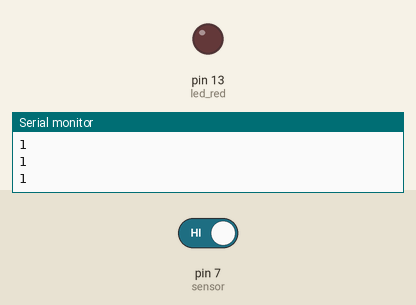
The sketch below on a simulated Arduino Uno, built with avr-gcc and run on an emulated ATmega328P. Parts: output pins drawn as LEDs (lit = HIGH), the last lines printed to the serial monitor. Dashed ring = blinking. The inputs (shaded band) are chosen by the test bench; at power-on: pin 7 (sensor) HIGH.

Above: at 1.8 s.
1.9 s: pin 7 (sensor) driven LOW
At 2.3 s:
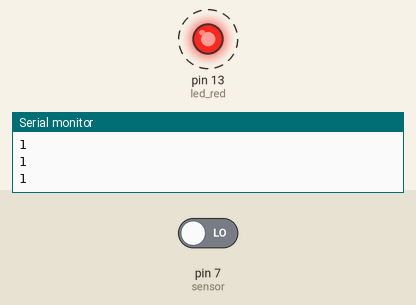
4.9 s: pin 7 (sensor) driven HIGH
At 5.7 s:
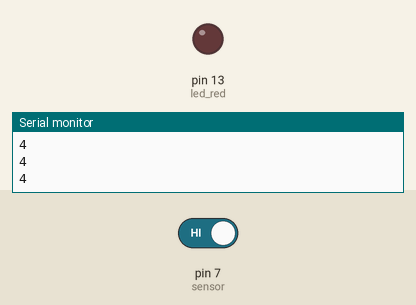
Timing chart, 0 to 7.9 s (numbered marks = the images above; inputs shaded):
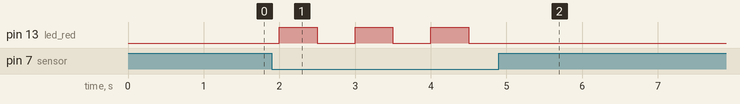

The sketch:

ej8.ino
```cpp
// C++ code
//

#define sensor 7
#define led_red 13

int contador = 1;

void setup()
{
  Serial.begin(9600);
  pinMode(led_red, OUTPUT);
  pinMode(sensor, INPUT);
}

void loop()
{
  if(contador < 10){
    if(digitalRead(sensor) == LOW){
      contador++;
      digitalWrite(led_red, HIGH);
      delay(500);
    }
  }else{
    contador = 0;
  }
  Serial.println(contador);
  digitalWrite(led_red, LOW);
  delay(500);
}
```

Measured:
- after the input at 1.9 s, pin 13 (led_red): alternates HIGH for 0.50 s and LOW for 0.50 s, starting after 0.10 s
- after the input at 4.9 s, pin 13 (led_red): stops changing and stays LOW
